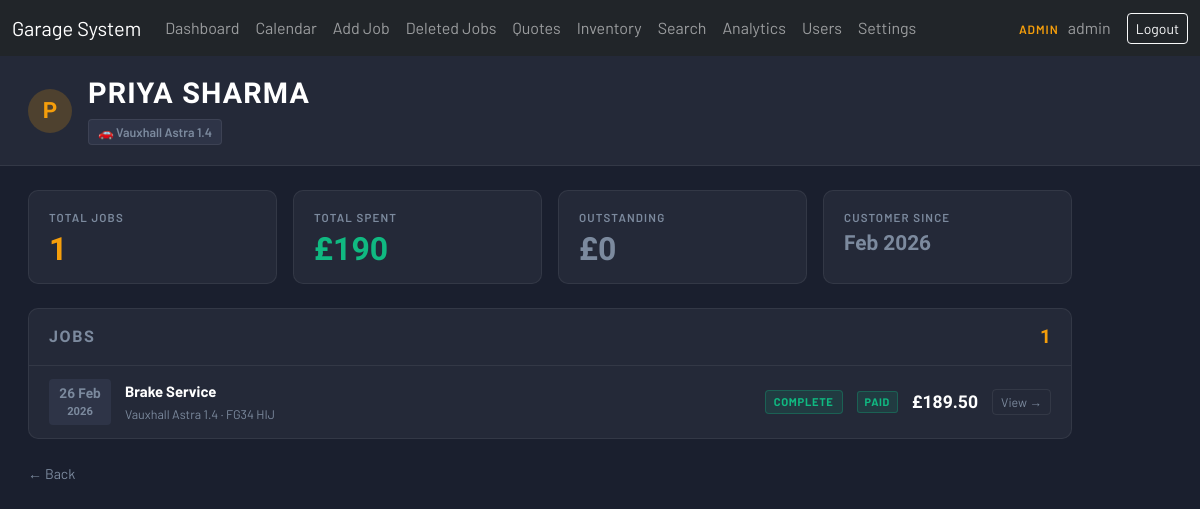
The app's page /PHP/customer.php?name=Priya+Sharma (signed in) with its own data.
### tables this page shows
CREATE TABLE IF NOT EXISTS jobs (
    id             INT AUTO_INCREMENT PRIMARY KEY,
    job_date       DATE         NOT NULL,
    customer_name  VARCHAR(150) NOT NULL,
    vehicle        VARCHAR(100) DEFAULT NULL,
    registration   VARCHAR(20)  DEFAULT NULL,
    job_type       VARCHAR(100) DEFAULT NULL,
    description    TEXT         DEFAULT NULL,
    status         ENUM('pending','in_progress','complete') NOT NULL DEFAULT 'pending',
    assigned_to    INT          DEFAULT NULL,
    payment_status ENUM('unpaid','paid') NOT NULL DEFAULT 'unpaid',
    stock_deducted TINYINT(1)  DEFAULT 0,
    deleted        TINYINT(1)  NOT NULL DEFAULT 0,
    deleted_at     DATETIME     DEFAULT NULL,
    deleted_by     VARCHAR(100) DEFAULT NULL
);

### htdocs/PHP/get_rate.php (called while the page is built, shortened)
<?php
function get_hourly_rate($conn) {
    $result = $conn->query("SELECT value FROM settings WHERE key_name='hourly_rate'");
    if($result && $row = $result->fetch_assoc()) return floatval($row["value"]);
    return 50.00;
}

### htdocs/PHP/customer.php (the view, shortened to what this page needs)
<?php
include "config.php";
include "navbar.php";
include "get_rate.php";
$name = trim($_GET["name"] ?? "");
$hourly_rate = get_hourly_rate($conn);
$stmt = $conn->prepare("
    SELECT j.id, j.job_date, j.job_type, j.vehicle, j.registration, j.status,
           j.payment_status,
           COALESCE((SELECT SUM(hours) FROM job_time WHERE job_id=j.id),0) as total_hours,
           COALESCE((SELECT SUM(quantity*price) FROM job_parts WHERE job_id=j.id),0) as parts_cost
    FROM jobs j
    WHERE j.customer_name = ? AND (j.deleted=0 OR j.deleted IS NULL)
    ORDER BY j.job_date DESC
");
$stmt->bind_param("s", $name);
$stmt->execute();
$jobs_result = $stmt->get_result();
$jobs = [];
while($r = $jobs_result->fetch_assoc()) $jobs[] = $r;
$total_spent    = 0;
$total_unpaid   = 0;
$vehicles       = [];
foreach($jobs as $j) {
    $job_total = ($j["total_hours"] * $hourly_rate) + $j["parts_cost"];
    if($j["status"] === "complete") {
        $total_spent += $job_total;
    }
    if($j["vehicle"] && !in_array($j["vehicle"], $vehicles)) {
        $vehicles[] = $j["vehicle"];
    }
}
$first_seen = !empty($jobs) ? end($jobs)["job_date"] : null;
?>
<!DOCTYPE html>
<html lang="en">
<head>
<link href="https://cdn.jsdelivr.net/npm/bootstrap@5.3.3/dist/css/bootstrap.min.css" rel="stylesheet">
</head>
<body>
<div class="page-header">
    <div class="customer-initial"><?php echo strtoupper(substr($name,0,1)); ?></div>
    <div>
        <h1><?php echo htmlspecialchars($name); ?></h1>
        <div style="display:flex;gap:8px;flex-wrap:wrap;margin-top:6px;">
            <?php foreach($vehicles as $v): ?>
                <span class="vehicle-tag">🚗 <?php echo htmlspecialchars($v); ?></span>
            <?php endforeach; ?>
        </div>
    </div>
</div>
<div class="content">
    <div class="stats-row">
        <div class="stat-card">
            <div class="stat-label">Total Jobs</div>
            <div class="stat-value" style="color:var(--accent);"><?php echo count($jobs); ?></div>
        </div>
        <div class="stat-card">
            <div class="stat-label">Total Spent</div>
            <div class="stat-value" style="color:var(--green);">£<?php echo number_format($total_spent,0); ?></div>
        </div>
        <div class="stat-card">
            <div class="stat-label">Outstanding</div>
            <div class="stat-value" style="color:<?php echo $total_unpaid > 0 ? 'var(--red)' : 'var(--text-muted)'; ?>;">
                £<?php echo number_format($total_unpaid,0); ?>
            </div>
        </div>
        <div class="stat-card">
            <div class="stat-label">Customer Since</div>
            <div class="stat-value" style="color:var(--text-muted);font-size:1.3rem;">
                <?php echo $first_seen ? date("M Y", strtotime($first_seen)) : "—"; ?>
            </div>
        </div>
    </div>
    <div class="panel">
        <div class="panel-header">
            <span class="panel-title">Jobs</span>
            <span class="panel-count"><?php echo count($jobs); ?></span>
        </div>
        <?php if(empty($jobs)): ?>
            <div class="empty-state">No jobs found for this customer.</div>
        <?php else: ?>
            <?php foreach($jobs as $j):
                $job_total = ($j["total_hours"] * $hourly_rate) + $j["parts_cost"];
                $paid      = ($j["payment_status"] ?? "unpaid") === "paid";
                $s_class   = match($j["status"]) { "in progress"=>"s-ip","complete"=>"s-cp",default=>"s-ns" };
                $s_label   = match($j["status"]) { "in progress"=>"In Progress","complete"=>"Complete",default=>"Not Started" };
            ?>
            <div class="job-row">
                <div class="job-date-col"><?php echo date("d M", strtotime($j["job_date"])); ?><br><span style="font-size:0.7rem;"><?php echo date("Y", strtotime($j["job_date"])); ?></span></div>
                <div class="job-info">
                    <div class="job-type"><?php echo htmlspecialchars($j["job_type"]); ?></div>
                    <div class="job-sub"><?php echo htmlspecialchars($j["vehicle"]); ?> · <?php echo htmlspecialchars($j["registration"]); ?></div>
                </div>
                <span class="status-badge <?php echo $s_class; ?>"><?php echo $s_label; ?></span>
                <?php if($j["status"] === "complete"): ?>
                    <span class="pay-badge <?php echo $paid ? 'pay-paid' : 'pay-unpaid'; ?>"><?php echo $paid ? 'Paid' : 'Unpaid'; ?></span>
                <?php endif; ?>
                <span class="job-total <?php echo !$paid && $j['status']==='complete' ? 'unpaid' : ''; ?>">
                    £<?php echo number_format($job_total, 2); ?>
                </span>
                <a class="row-link" href="view_job.php?id=<?php echo $j["id"]; ?>">View →</a>
            </div>
            <?php endforeach; ?>
        <?php endif; ?>
    </div>
    <a class="back-link" href="javascript:history.back()">← Back</a>
</div>
</body>
</html>

### htdocs/PHP/customer.php (style rules this page uses)
:root { --steel:#1a1f2e;--steel-mid:#242938;--steel-light:#2e3447;--accent:#f59e0b;--green:#10b981;--red:#ef4444;--orange:#f97316;--text:#e2e8f0;--text-muted:#7c8a9e;--border:rgba(255,255,255,0.07); }
* { box-sizing:border-box;margin:0;padding:0; }
body { font-family:'Barlow',sans-serif;background:var(--steel);color:var(--text);min-height:100vh; }
.page-header { background:var(--steel-mid);border-bottom:1px solid var(--border);padding:20px 28px;display:flex;align-items:center;gap:16px;flex-wrap:wrap; }
.page-header h1 { font-family:'Barlow Condensed',sans-serif;font-size:1.8rem;font-weight:700;letter-spacing:0.04em;text-transform:uppercase;color:#fff; }
.customer-initial { width:44px;height:44px;border-radius:50%;background:rgba(245,158,11,0.2);color:#f59e0b;font-family:'Barlow Condensed',sans-serif;font-weight:700;font-size:1.4rem;display:flex;align-items:center;justify-content:center;flex-shrink:0; }
.vehicle-tag { background:var(--steel-light);border:1px solid var(--border);border-radius:4px;padding:3px 9px;font-size:0.78rem;color:var(--text-muted);font-weight:600; }
.content { max-width:1100px;padding:24px 28px; }
.stats-row { display:grid;grid-template-columns:repeat(4,1fr);gap:16px;margin-bottom:24px; }
.stat-card { background:var(--steel-mid);border:1px solid var(--border);border-radius:10px;padding:18px 20px; }
.stat-label { font-size:0.72rem;font-weight:600;letter-spacing:0.1em;text-transform:uppercase;color:var(--text-muted);margin-bottom:6px; }
.stat-value { font-family:'Barlow Condensed',sans-serif;font-size:2rem;font-weight:700;line-height:1; }
.panel { background:var(--steel-mid);border:1px solid var(--border);border-radius:10px;overflow:hidden;margin-bottom:20px; }
.panel-header { padding:14px 20px;border-bottom:1px solid var(--border);display:flex;align-items:center;justify-content:space-between; }
.panel-title { font-family:'Barlow Condensed',sans-serif;font-size:1rem;font-weight:700;letter-spacing:0.1em;text-transform:uppercase;color:var(--text-muted); }
.panel-count { font-family:'Barlow Condensed',sans-serif;font-size:1.2rem;font-weight:700;color:var(--accent); }
.job-row { display:flex;align-items:center;padding:13px 20px;border-bottom:1px solid var(--border);gap:14px;transition:background 0.15s; }
.job-row:last-child { border-bottom:none; }
.job-date-col { font-family:'Barlow Condensed',sans-serif;font-size:0.85rem;font-weight:700;color:var(--text-muted);background:var(--steel-light);padding:4px 8px;border-radius:4px;white-space:nowrap;flex-shrink:0;min-width:62px;text-align:center; }
.job-info { flex:1;min-width:0; }
.job-type { font-weight:700;font-size:0.93rem;color:#fff;white-space:nowrap;overflow:hidden;text-overflow:ellipsis; }
.job-sub { font-size:0.78rem;color:var(--text-muted);margin-top:2px; }
.job-total { font-family:'Barlow Condensed',sans-serif;font-size:1.1rem;font-weight:700;color:#fff;white-space:nowrap;flex-shrink:0; }
.status-badge { font-size:0.7rem;font-weight:700;letter-spacing:0.06em;text-transform:uppercase;padding:3px 8px;border-radius:4px;flex-shrink:0; }
.s-cp { background:rgba(16,185,129,0.12);color:#10b981;border:1px solid rgba(16,185,129,0.3); }
.pay-badge { font-size:0.68rem;font-weight:700;letter-spacing:0.06em;text-transform:uppercase;padding:2px 7px;border-radius:3px;flex-shrink:0; }
.pay-paid { background:rgba(16,185,129,0.12);color:#10b981;border:1px solid rgba(16,185,129,0.3); }
.row-link { color:var(--text-muted);font-size:0.78rem;text-decoration:none;border:1px solid var(--border);padding:3px 8px;border-radius:4px;transition:all 0.15s;flex-shrink:0; }
.back-link { display:inline-flex;align-items:center;gap:6px;color:var(--text-muted);font-size:0.88rem;text-decoration:none;transition:color 0.15s;margin-top:4px; }

### records on screen
jobs: job_date "Feb 2026", job_date "26 Feb", job_date "2026", job_type "Brake Service", vehicle "Vauxhall Astra 1.4", registration "FG34 HIJ", status "COMPLETE", payment_status "PAID", job_total "189.50"

### other values on screen
$_SESSION["user"] "admin"
substr($name,0,1) "P"
$name "PRIYA SHARMA"
$v "Vauxhall Astra 1.4"
count($jobs) "1"
$total_spent "190"
$total_unpaid "0"
